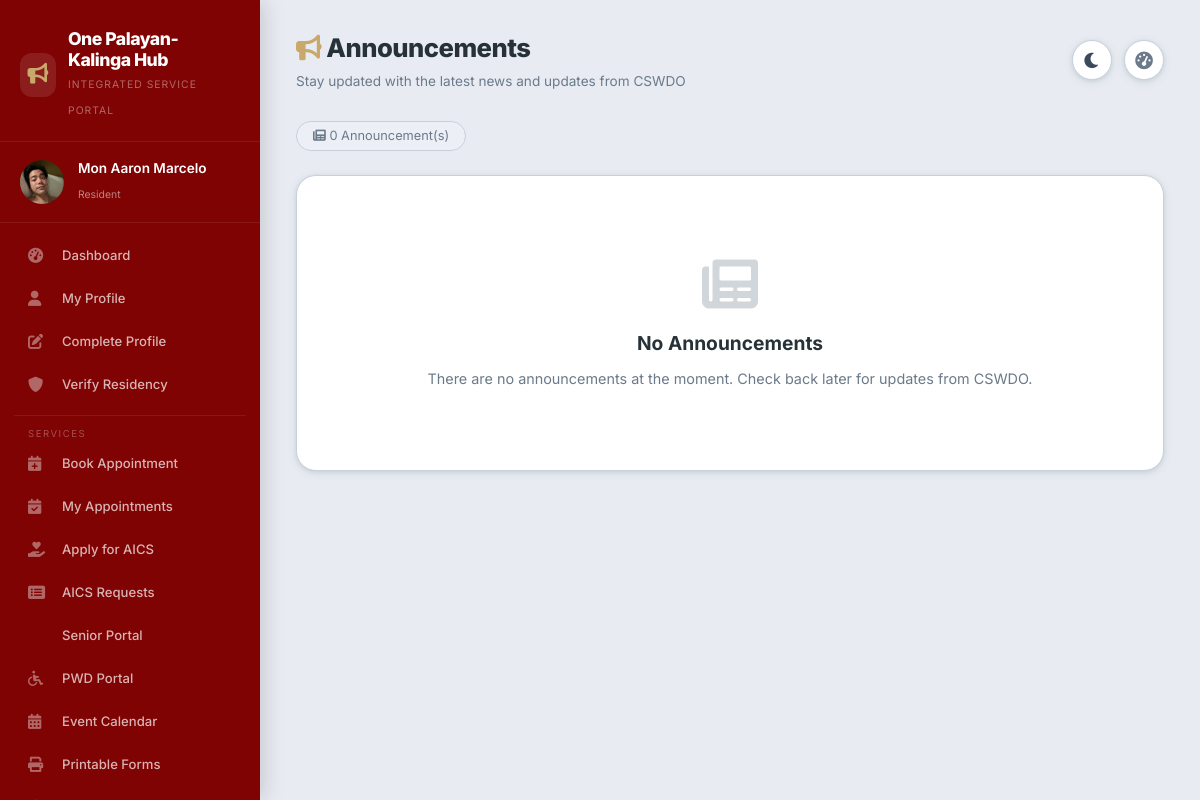
Page /announcements.php (signed in) on the earlier database version.
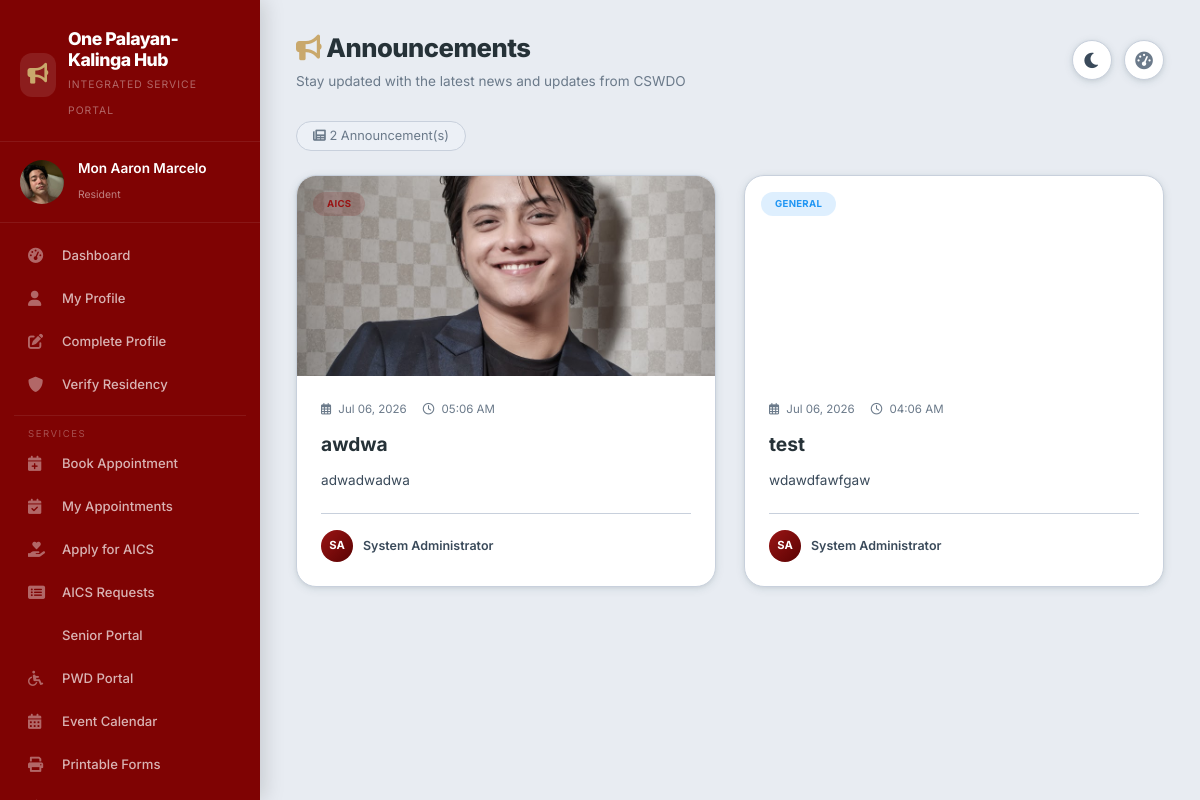
Same page on the later database version.
### tables this page shows
CREATE TABLE `users` (
  `user_id` int(11) NOT NULL,
  `username` varchar(50) NOT NULL,
  `password` varchar(255) NOT NULL,
  `email` varchar(100) NOT NULL,
  `first_name` varchar(50) NOT NULL,
  `last_name` varchar(50) NOT NULL,
  `contact_number` varchar(20) DEFAULT NULL,
  `address` text DEFAULT NULL,
  `role` enum('resident','staff','admin') DEFAULT 'resident',
  `status` enum('active','inactive') DEFAULT 'active',
  `created_at` timestamp NOT NULL DEFAULT current_timestamp(),
  `updated_at` timestamp NOT NULL DEFAULT current_timestamp() ON UPDATE current_timestamp(),
  `last_login` datetime DEFAULT NULL,
  `is_active` tinyint(1) NOT NULL DEFAULT 1,
  `profile_picture` varchar(255) DEFAULT NULL,
  `verification_status` enum('pending','verified','rejected') DEFAULT 'pending',
  `verification_date` timestamp NULL DEFAULT NULL,
  `verified_by` int(11) DEFAULT NULL
);

CREATE TABLE `announcements` (
  `announcement_id` int(11) NOT NULL,
  `title` varchar(255) NOT NULL,
  `content` text NOT NULL,
  `category` varchar(50) NOT NULL DEFAULT 'general',
  `image_path` varchar(255) DEFAULT NULL,
  `created_by` int(11) NOT NULL,
  `created_at` timestamp NOT NULL DEFAULT current_timestamp()
);

### config/database.php (called while the page is built, shortened)
<?php
function isStaff(): bool
{
    return isset($_SESSION['role']) && $_SESSION['role'] === 'staff';
}
function isAdmin(): bool
{
    return isset($_SESSION['role']) && $_SESSION['role'] === 'admin';
}

### announcements.php (the view, shortened to what this page needs)
<?php
require_once __DIR__ . '/config/database.php';
$database = new Database();
$db = $database->getConnection();
$user_query = "SELECT * FROM users WHERE user_id = :user_id";
$user_stmt = $db->prepare($user_query);
$user_stmt->bindParam(':user_id', $_SESSION['user_id']);
$user_stmt->execute();
$user = $user_stmt->fetch(PDO::FETCH_ASSOC);
$initials = '';
$name_parts = explode(' ', $_SESSION['full_name']);
foreach ($name_parts as $part) {
    $initials .= strtoupper(substr($part, 0, 1));
}
$initials = substr($initials, 0, 2);
$profile_picture = $user['profile_picture'] ?? '';
$avatar_url = !empty($profile_picture) && file_exists($profile_picture)
    ? $profile_picture
    : '';
$query = "SELECT a.*, u.first_name, u.last_name
          FROM announcements a
          LEFT JOIN users u ON a.created_by = u.user_id
          ORDER BY a.created_at DESC";
$stmt = $db->prepare($query);
$stmt->execute();
$announcements = $stmt->fetchAll(PDO::FETCH_ASSOC);
$dark_mode = isset($_COOKIE['dark_mode']) && $_COOKIE['dark_mode'] === 'enabled';
?>
<!DOCTYPE html>
<html lang="en" data-theme="<?php echo $dark_mode ? 'dark' : 'light'; ?>">
<head>
    <link rel="stylesheet" href="https://cdnjs.cloudflare.com/ajax/libs/font-awesome/6.0.0/css/all.min.css">
    <link rel="stylesheet" href="css/portal-layout.css">
</head>
<body>
    <div class="app-container">
        <div class="sidebar" id="sidebar">
            <div class="sidebar-header">
                <div class="logo-icon"><i class="fas fa-bullhorn"></i></div>
                <div class="logo-text">
                    <h2>One Palayan-Kalinga Hub</h2>
                    <span>Integrated Service Portal</span>
                </div>
            </div>
            <div class="user-info-sidebar">
                <div class="user-avatar-sidebar">
                    <?php if (!empty($avatar_url)): ?>
                        <img src="<?php echo htmlspecialchars($avatar_url); ?>" alt="Profile">
                    <?php else: ?>
                        <?php echo $initials; ?>
                    <?php endif; ?>
                </div>
                <div>
                    <h4>
                        <?php echo htmlspecialchars($_SESSION['full_name']); ?>
                    </h4>
                    <span>
                        <?php echo isAdmin() ? 'Administrator' : (isStaff() ? 'Staff' : 'Resident'); ?>
                    </span>
                </div>
            </div>
            <?php include __DIR__ . '/includes/usersidenav.php'; ?>
        </div>
        <div class="main-content">
            <div class="top-bar">
                <div class="top-bar-left">
                    <div class="page-title">
                        <h1><i class="fas fa-bullhorn"></i> Announcements</h1>
                        <p>Stay updated with the latest news and updates from CSWDO</p>
                    </div>
                </div>
                <div class="top-bar-actions">
                    <button class="theme-toggle" id="themeToggle" title="Toggle Dark/Light Mode">
                        <i class="fas <?php echo $dark_mode ? 'fa-sun' : 'fa-moon'; ?>"></i>
                    </button>
                    <a href="dashboard.php" class="top-icon"><i class="fas fa-tachometer-alt"></i></a>
                </div>
            </div>
            <div class="announcements-header">
                <span class="count">
                    <i class="fas fa-newspaper"></i>
                    <?php echo count($announcements); ?> Announcement(s)
                </span>
            </div>
            <?php if (empty($announcements)): ?>
                <div class="empty-state">
                    <i class="fas fa-newspaper"></i>
                    <h3>No Announcements</h3>
                    <p>There are no announcements at the moment. Check back later for updates from CSWDO.</p>
                </div>
            <?php else: ?>
                <div class="announcement-grid">
                    <?php foreach ($announcements as $item):
                        $category_class = 'general';
                        if ($item['category'] == 'aics')
                            $category_class = 'aics';
                        elseif ($item['category'] == 'housing')
                            $category_class = 'housing';
                        elseif ($item['category'] == 'appointment')
                            $category_class = 'appointment';
                        $img = !empty($item['image_path']) && file_exists($item['image_path'])
                            ? $item['image_path']
                            : 'images/palayan-bg.png';
                        $author_name = ($item['first_name'] && $item['last_name'])
                            ? $item['first_name'] . ' ' . $item['last_name']
                            : 'CSWDO Staff';
                        $author_initials = '';
                        $name_parts = explode(' ', $author_name);
                        foreach ($name_parts as $part) {
                            $author_initials .= strtoupper(substr($part, 0, 1));
                        }
                        $author_initials = substr($author_initials, 0, 2);
                        $category_display = ucfirst($item['category']);
                        ?>
                        <div class="announcement-card">
                            <div class="announcement-img"
                                style="background-image: url('<?php echo htmlspecialchars($img); ?>');">
                                <span class="category-badge <?php echo $category_class; ?>">
                                    <?php echo $category_display; ?>
                                </span>
                            </div>
                            <div class="announcement-body">
                                <div class="announcement-meta">
                                    <span><i class="far fa-calendar-alt"></i>
                                        <?php echo date('M d, Y', strtotime($item['created_at'])); ?>
                                    </span>
                                    <span><i class="far fa-clock"></i>
                                        <?php echo date('h:i A', strtotime($item['created_at'])); ?>
                                    </span>
                                </div>
                                <h3 class="announcement-title">
                                    <?php echo htmlspecialchars($item['title']); ?>
                                </h3>
                                <p class="announcement-text">
                                    <?php echo nl2br(htmlspecialchars($item['content'])); ?>
                                </p>
                                <div class="announcement-footer">
                                    <div class="author-info">
                                        <div class="author-avatar">
                                            <?php echo $author_initials; ?>
                                        </div>
                                        <span>
                                            <?php echo htmlspecialchars($author_name); ?>
                                        </span>
                                    </div>
                                </div>
                            </div>
                        </div>
                    <?php endforeach; ?>
                </div>
            <?php endif; ?>
        </div>
    </div>
</body>
</html>

### includes/usersidenav.php (shortened to what this page needs)
<?php
$current_page = basename($_SERVER['PHP_SELF']);
if (!function_exists('isActivePage')) {
    function isActivePage($page, $current_page) {
        if ($current_page === $page) {
            return 'class="active"';
        }
        return '';
    }
}
?>
<ul class="sidebar-menu">
    <li><a href="dashboard.php" <?php echo isActivePage('dashboard.php', $current_page); ?>><i class="fas fa-tachometer-alt"></i> Dashboard</a></li>
    <li><a href="profile.php" <?php echo isActivePage('profile.php', $current_page); ?>><i class="fas fa-user"></i> My Profile</a></li>
    <li><a href="update-profile-info.php" <?php echo isActivePage('update-profile-info.php', $current_page); ?>><i class="fas fa-edit"></i> Complete Profile</a></li>
    <li><a href="verify-resident.php" <?php echo isActivePage('verify-resident.php', $current_page); ?>><i class="fas fa-shield-alt"></i> Verify Residency</a></li>
    <li class="menu-divider">Services</li>
    <li><a href="appointments.php" <?php echo isActivePage('appointments.php', $current_page); ?>><i class="fas fa-calendar-plus"></i> Book Appointment</a></li>
    <li><a href="my-appointments.php" <?php echo isActivePage('my-appointments.php', $current_page); ?>><i class="fas fa-calendar-check"></i> My Appointments</a></li>
    <li><a href="aics.php" <?php echo isActivePage('aics.php', $current_page); ?>><i class="fas fa-hand-holding-heart"></i> Apply for AICS</a></li>
    <li><a href="aics-requests.php" <?php echo isActivePage('aics-requests.php', $current_page); ?>><i class="fas fa-list-alt"></i> AICS Requests</a></li>
    <li><a href="senior.php" <?php echo (isActivePage('senior.php', $current_page) || isActivePage('senior-services.php', $current_page)); ?>><i class="fas fa-person-cane"></i> Senior Portal</a></li>
    <li><a href="pwd.php" <?php echo (isActivePage('pwd.php', $current_page) || isActivePage('pwd-services.php', $current_page)); ?>><i class="fas fa-wheelchair"></i> PWD Portal</a></li>
    <li><a href="calendar.php" <?php echo isActivePage('calendar.php', $current_page); ?>><i class="fas fa-calendar-alt"></i> Event Calendar</a></li>
    <li><a href="print-forms.php" <?php echo isActivePage('print-forms.php', $current_page); ?>><i class="fas fa-print"></i> Printable Forms</a></li>
    <li><a href="housing-applications.php" <?php echo isActivePage('housing-applications.php', $current_page); ?>><i class="fas fa-home"></i> Housing Applications</a></li>
</ul>

### announcements.php (style rules this page uses)
.announcements-header { display: flex; justify-content: space-between; align-items: center; margin-bottom: 24px; flex-wrap: wrap; gap: 12px; }
.announcements-header .count { font-size: 0.8rem; color: var(--text-muted); background: var(--badge-bg); padding: 4px 16px; border-radius: 50px; border: 1px solid var(--border-color); }
.announcement-grid { display: grid; grid-template-columns: repeat(auto-fill, minmax(360px, 1fr)); gap: 28px; }
.announcement-card { display: flex; flex-direction: column; height: 100%; background: var(--bg-card); border-radius: var(--radius-card); border: 1px solid var(--border-color); box-shadow: var(--shadow-sm); transition: all 0.4s cubic-bezier(0.4, 0, 0.2, 1); overflow: hidden; animation: fadeInUp 0.6s ease both; }
.announcement-card:nth-child(1) { animation-delay: 0.1s; }
.announcement-card:nth-child(2) { animation-delay: 0.15s; }
.announcement-img { height: 200px; background-size: cover; background-position: center; position: relative; flex-shrink: 0; }
.announcement-img .category-badge { position: absolute; top: 16px; left: 16px; padding: 4px 14px; border-radius: 50px; font-size: 0.6rem; font-weight: 700; text-transform: uppercase; letter-spacing: 0.3px; }
.category-badge.general { background: rgba(33, 150, 243, 0.15); color: #2196F3; }
.category-badge.aics { background: rgba(127, 3, 3, 0.15); color: var(--maroon-light); }
.announcement-body { padding: 24px; display: flex; flex-direction: column; flex: 1; }
.announcement-meta { font-size: 0.72rem; color: var(--text-muted); margin-bottom: 12px; display: flex; gap: 16px; }
.announcement-meta i { margin-right: 4px; }
.announcement-title { font-size: 1.2rem; font-weight: 700; color: var(--text-primary); margin-bottom: 12px; line-height: 1.4; }
.announcement-text { font-size: 0.85rem; color: var(--text-secondary); line-height: 1.7; margin-bottom: 20px; flex: 1; display: -webkit-box; -webkit-line-clamp: 3; -webkit-box-orient: vertical; overflow: hidden; }
.announcement-footer { border-top: 1px solid var(--border-color); padding-top: 16px; display: flex; align-items: center; justify-content: space-between; }
.author-info { display: flex; align-items: center; gap: 10px; font-size: 0.78rem; color: var(--text-secondary); font-weight: 600; }
.author-avatar { width: 32px; height: 32px; border-radius: 50%; background: linear-gradient(135deg, var(--maroon-light), var(--maroon-dark)); color: white; display: flex; align-items: center; justify-content: center; font-size: 0.7rem; font-weight: 700; flex-shrink: 0; }
.empty-state { text-align: center; padding: 80px 20px; background: var(--bg-card); border: 1px solid var(--border-color); border-radius: var(--radius-card); box-shadow: var(--shadow-sm); }
.empty-state i { font-size: 3.5rem; color: var(--text-muted); opacity: 0.3; display: block; margin-bottom: 16px; }
.empty-state h3 { color: var(--text-primary); font-size: 1.2rem; margin-bottom: 8px; }
.empty-state p { color: var(--text-muted); font-size: 0.9rem; }

Differences in the rows shown:
added announcements: image_path (picture), category "AICS", created_at "Jul 06, 2026", created_at "05:06 AM", title "awdwa", content "adwadwadwa", author_initials "SA", users.first_name+last_name "System Administrator"
added announcements: category "GENERAL", created_at "Jul 06, 2026", created_at "04:06 AM", title "test", content "wdawdfawfgaw", author_initials "SA", users.first_name+last_name "System Administrator"
Other differences:
count($announcements): "0" → "2"
text no longer shown: "No Announcements There are no announcements at the moment. Check back later for updates from CSWDO."
